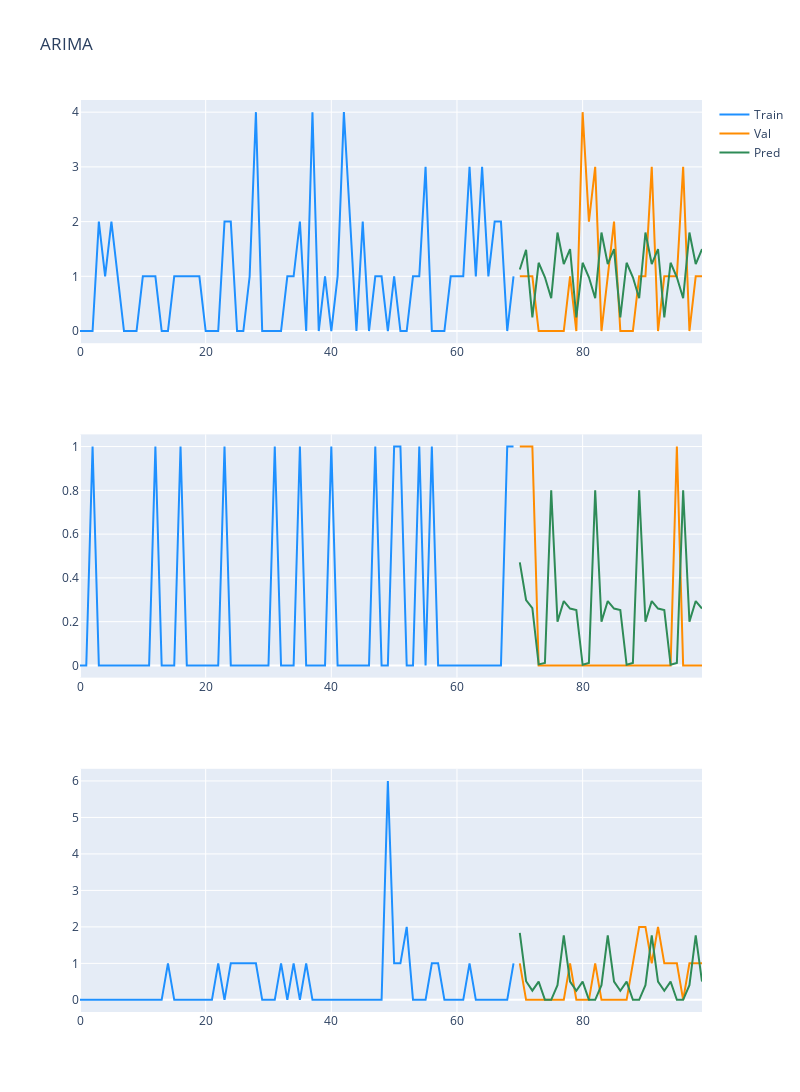

Notebook code for this chart:
### Code cell
pred_1 = predictions[0]
pred_2 = predictions[1]
pred_3 = predictions[2]

fig = make_subplots(rows=3, cols=1)

fig.add_trace(
    go.Scatter(x=np.arange(70), mode='lines', y=train_dataset.loc[0].values, marker=dict(color="dodgerblue"),
               name="Train"),
    row=1, col=1
)

fig.add_trace(
    go.Scatter(x=np.arange(70, 100), y=val_dataset.loc[0].values, mode='lines', marker=dict(color="darkorange"),
               name="Val"),
    row=1, col=1
)

fig.add_trace(
    go.Scatter(x=np.arange(70, 100), y=pred_1, mode='lines', marker=dict(color="seagreen"),
               name="Pred"),
    row=1, col=1
)

fig.add_trace(
    go.Scatter(x=np.arange(70), mode='lines', y=train_dataset.loc[1].values, marker=dict(color="dodgerblue"), showlegend=False),
    row=2, col=1
)

fig.add_trace(
    go.Scatter(x=np.arange(70, 100), y=val_dataset.loc[1].values, mode='lines', marker=dict(color="darkorange"), showlegend=False),
    row=2, col=1
)

fig.add_trace(
    go.Scatter(x=np.arange(70, 100), y=pred_2, mode='lines', marker=dict(color="seagreen"), showlegend=False,
               name="Denoised signal"),
    row=2, col=1
)

fig.add_trace(
    go.Scatter(x=np.arange(70), mode='lines', y=train_dataset.loc[2].values, marker=dict(color="dodgerblue"), showlegend=False),
    row=3, col=1
)

fig.add_trace(
    go.Scatter(x=np.arange(70, 100), y=val_dataset.loc[2].values, mode='lines', marker=dict(color="darkorange"), showlegend=False),
    row=3, col=1
)

fig.add_trace(
    go.Scatter(x=np.arange(70, 100), y=pred_3, mode='lines', marker=dict(color="seagreen"), showlegend=False,
               name="Denoised signal"),
    row=3, col=1
)

fig.update_layout(height=1200, width=800, title_text="ARIMA")
fig.show()

### Figure 1 — Plotly figure (JSON) as saved in the notebook; plotly's stock layout.template omitted (floating-point values rounded to 4 significant figures)
{"data": [{"marker": {"color": "dodgerblue"}, "mode": "lines", "name": "Train", "type": "scatter", "x": [0, 1, 2, 3, 4, 5, 6, 7, 8, 9, 10, 11, 12, 13, 14, 15, 16, 17, 18, 19, 20, 21, 22, 23, 24, 25, 26, 27, 28, 29, 30, 31, 32, 33, 34, 35, 36, 37, 38, 39, 40, 41, 42, 43, 44, 45, 46, 47, 48, 49, 50, 51, 52, 53, 54, 55, 56, 57, 58, 59, 60, 61, 62, 63, 64, 65, 66, 67, 68, 69], "xaxis": "x", "y": [0, 0, 0, 2, 1, 2, 1, 0, 0, 0, 1, 1, 1, 0, 0, 1, 1, 1, 1, 1, 0, 0, 0, 2, 2, 0, 0, 1, 4, 0, 0, 0, 0, 1, 1, 2, 0, 4, 0, 1, 0, 1, 4, 2, 0, 2, 0, 1, 1, 0, 1, 0, 0, 1, 1, 3, 0, 0, 0, 1, 1, 1, 3, 1, 3, 1, 2, 2, 0, 1], "yaxis": "y"}, {"marker": {"color": "darkorange"}, "mode": "lines", "name": "Val", "type": "scatter", "x": [70, 71, 72, 73, 74, 75, 76, 77, 78, 79, 80, 81, 82, 83, 84, 85, 86, 87, 88, 89, 90, 91, 92, 93, 94, 95, 96, 97, 98, 99], "xaxis": "x", "y": [1, 1, 1, 0, 0, 0, 0, 0, 1, 0, 4, 2, 3, 0, 1, 2, 0, 0, 0, 1, 1, 3, 0, 1, 1, 1, 3, 0, 1, 1], "yaxis": "y"}, {"marker": {"color": "seagreen"}, "mode": "lines", "name": "Pred", "type": "scatter", "x": [70, 71, 72, 73, 74, 75, 76, 77, 78, 79, 80, 81, 82, 83, 84, 85, 86, 87, 88, 89, 90, 91, 92, 93, 94, 95, 96, 97, 98, 99], "xaxis": "x", "y": [1.126, 1.485, 0.248, 1.248, 0.9818, 0.5999, 1.8, 1.225, 1.497, 0.2495, 1.248, 0.9818, 0.5999, 1.8, 1.225, 1.497, 0.2495, 1.248, 0.9818, 0.5999, 1.8, 1.225, 1.497, 0.2495, 1.248, 0.9818, 0.5999, 1.8, 1.225, 1.497], "yaxis": "y"}, {"marker": {"color": "dodgerblue"}, "mode": "lines", "showlegend": false, "type": "scatter", "x": [0, 1, 2, 3, 4, 5, 6, 7, 8, 9, 10, 11, 12, 13, 14, 15, 16, 17, 18, 19, 20, 21, 22, 23, 24, 25, 26, 27, 28, 29, 30, 31, 32, 33, 34, 35, 36, 37, 38, 39, 40, 41, 42, 43, 44, 45, 46, 47, 48, 49, 50, 51, 52, 53, 54, 55, 56, 57, 58, 59, 60, 61, 62, 63, 64, 65, 66, 67, 68, 69], "xaxis": "x2", "y": [0, 0, 1, 0, 0, 0, 0, 0, 0, 0, 0, 0, 1, 0, 0, 0, 1, 0, 0, 0, 0, 0, 0, 1, 0, 0, 0, 0, 0, 0, 0, 1, 0, 0, 0, 1, 0, 0, 0, 0, 1, 0, 0, 0, 0, 0, 0, 1, 0, 0, 1, 1, 0, 0, 1, 0, 1, 0, 0, 0, 0, 0, 0, 0, 0, 0, 0, 0, 1, 1], "yaxis": "y2"}, {"marker": {"color": "darkorange"}, "mode": "lines", "showlegend": false, "type": "scatter", "x": [70, 71, 72, 73, 74, 75, 76, 77, 78, 79, 80, 81, 82, 83, 84, 85, 86, 87, 88, 89, 90, 91, 92, 93, 94, 95, 96, 97, 98, 99], "xaxis": "x2", "y": [1, 1, 1, 0, 0, 0, 0, 0, 0, 0, 0, 0, 0, 0, 0, 0, 0, 0, 0, 0, 0, 0, 0, 0, 0, 1, 0, 0, 0, 0], "yaxis": "y2"}, {"marker": {"color": "seagreen"}, "mode": "lines", "name": "Denoised signal", "showlegend": false, "type": "scatter", "x": [70, 71, 72, 73, 74, 75, 76, 77, 78, 79, 80, 81, 82, 83, 84, 85, 86, 87, 88, 89, 90, 91, 92, 93, 94, 95, 96, 97, 98, 99], "xaxis": "x2", "y": [0.4711, 0.299, 0.2613, 0.004831, 0.01157, 0.8001, 0.2001, 0.2943, 0.2599, 0.2527, 0.00292, 0.01115, 0.8, 0.2001, 0.2943, 0.2599, 0.2527, 0.00292, 0.01115, 0.8, 0.2001, 0.2943, 0.2599, 0.2527, 0.00292, 0.01115, 0.8, 0.2001, 0.2943, 0.2599], "yaxis": "y2"}, {"marker": {"color": "dodgerblue"}, "mode": "lines", "showlegend": false, "type": "scatter", "x": [0, 1, 2, 3, 4, 5, 6, 7, 8, 9, 10, 11, 12, 13, 14, 15, 16, 17, 18, 19, 20, 21, 22, 23, 24, 25, 26, 27, 28, 29, 30, 31, 32, 33, 34, 35, 36, 37, 38, 39, 40, 41, 42, 43, 44, 45, 46, 47, 48, 49, 50, 51, 52, 53, 54, 55, 56, 57, 58, 59, 60, 61, 62, 63, 64, 65, 66, 67, 68, 69], "xaxis": "x3", "y": [0, 0, 0, 0, 0, 0, 0, 0, 0, 0, 0, 0, 0, 0, 1, 0, 0, 0, 0, 0, 0, 0, 1, 0, 1, 1, 1, 1, 1, 0, 0, 0, 1, 0, 1, 0, 1, 0, 0, 0, 0, 0, 0, 0, 0, 0, 0, 0, 0, 6, 1, 1, 2, 0, 0, 0, 1, 1, 0, 0, 0, 0, 1, 0, 0, 0, 0, 0, 0, 1], "yaxis": "y3"}, {"marker": {"color": "darkorange"}, "mode": "lines", "showlegend": false, "type": "scatter", "x": [70, 71, 72, 73, 74, 75, 76, 77, 78, 79, 80, 81, 82, 83, 84, 85, 86, 87, 88, 89, 90, 91, 92, 93, 94, 95, 96, 97, 98, 99], "xaxis": "x3", "y": [1, 0, 0, 0, 0, 0, 0, 0, 1, 0, 0, 0, 1, 0, 0, 0, 0, 0, 1, 2, 2, 1, 2, 1, 1, 1, 0, 1, 1, 1], "yaxis": "y3"}, {"marker": {"color": "seagreen"}, "mode": "lines", "name": "Denoised signal", "showlegend": false, "type": "scatter", "x": [70, 71, 72, 73, 74, 75, 76, 77, 78, 79, 80, 81, 82, 83, 84, 85, 86, 87, 88, 89, 90, 91, 92, 93, 94, 95, 96, 97, 98, 99], "xaxis": "x3", "y": [1.839, 0.5106, 0.2512, 0.5001, 1.758e-05, 1.986e-06, 0.4, 1.768, 0.5021, 0.2502, 0.5, 3.49e-06, 3.148e-07, 0.4, 1.768, 0.5021, 0.2502, 0.5, 3.49e-06, 3.148e-07, 0.4, 1.768, 0.5021, 0.2502, 0.5, 3.49e-06, 3.148e-07, 0.4, 1.768, 0.5021], "yaxis": "y3"}], "layout": {"height": 1200, "title": {"text": "ARIMA"}, "width": 800, "xaxis": {"anchor": "y", "domain": [0, 1]}, "xaxis2": {"anchor": "y2", "domain": [0, 1]}, "xaxis3": {"anchor": "y3", "domain": [0, 1]}, "yaxis": {"anchor": "x", "domain": [0.7333, 1]}, "yaxis2": {"anchor": "x2", "domain": [0.3667, 0.6333]}, "yaxis3": {"anchor": "x3", "domain": [0, 0.2667]}}}
